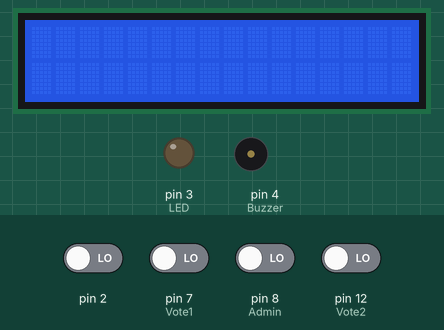
This sketch was run on a simulated Arduino Uno, built with avr-gcc and run on an emulated ATmega328P. On the bench: 16×2 character LCD, output pins drawn as LEDs (lit = HIGH), buzzer (waves = sounding). Dashed ring = blinking. The test bench sets the inputs (shaded band); at power-on: pin 2, pin 7 (Vote1), pin 8 (Admin), pin 12 (Vote2) LOW. What the sketch prints to the serial monitor is not drawn.

Above: at 1.2 s.
1.3 s: pin 8 (Admin) driven HIGH
At 2.8 s:
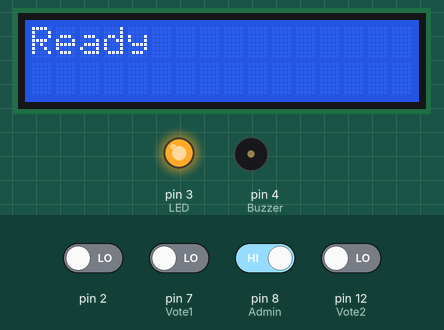
3.3 s: pin 7 (Vote1) driven HIGH
At 5.2 s:
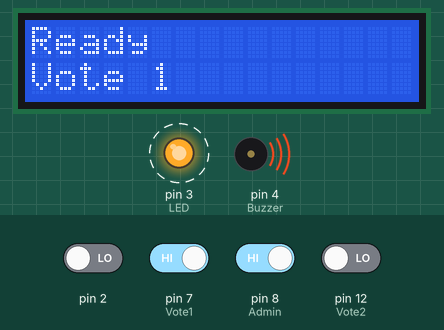
6.3 s: pin 2 driven HIGH
At 7.7 s:
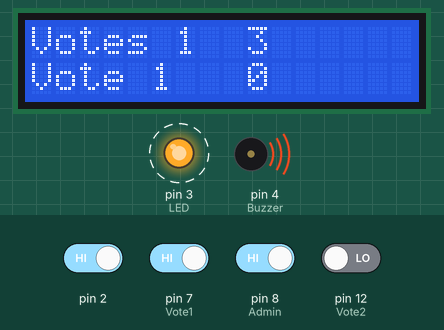
8.8 s: pin 12 (Vote2) driven HIGH
10.6 s: pin 7 (Vote1) driven LOW
At 11.8 s:
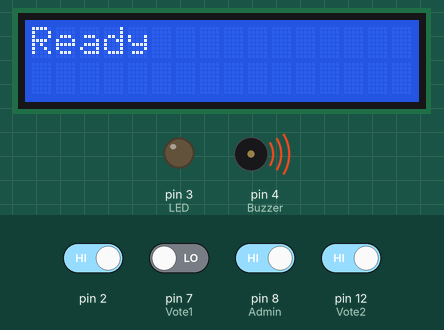
12.4 s: pin 8 (Admin) driven LOW
At 14.1 s:
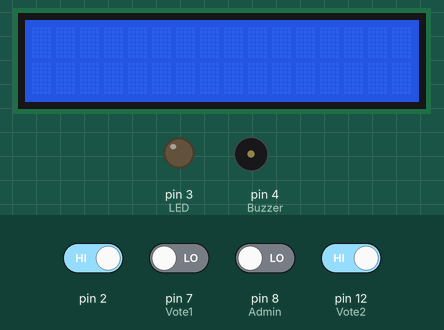
Timing chart, 0 to 15.1 s (numbered marks = the images above; inputs shaded):
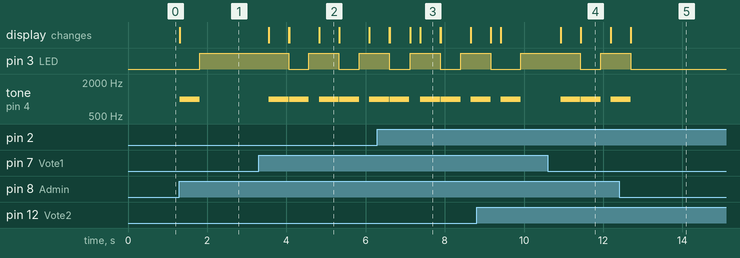

Measured:
- after the input at 1.3 s, pin 3 (LED): LOW → HIGH after 0.51 s; tone on pin 4 (Buzzer): silent → 1000 Hz at once, → silent 0.50 s later; the display: changes at once (image 1)
- after the input at 3.3 s, pin 3 (LED): alternates HIGH for 0.76 s and LOW for 0.51 s, starting after 0.76 s; tone on pin 4 (Buzzer): plays 1000 Hz for 0.50 s, 1000 Hz for 0.50 s, 1000 Hz for 0.50 s, 1000 Hz for 0.50 s, 1000 Hz for 0.20 s, starting after 0.26 s; the display: changes after 0.26 s (image 2)
- after the input at 6.3 s, the display: first differs from a run without the input after 0.83 s (image 3 shows a later state)
- after the input at 10.6 s, pin 3 (LED): HIGH → LOW after 0.82 s, → HIGH 0.51 s later; tone on pin 4 (Buzzer): goes 1000 Hz 0.50 s, silent 0.01 s, 1000 Hz 0.50 s, silent 0.26 s, then 1000 Hz, starting after 0.32 s; the display: first changes after 0.32 s (image 4 shows a later state)
- after the input at 12.4 s, pin 3 (LED): goes on until 12.7 s, then stays LOW; tone on pin 4 (Buzzer): goes on until 12.7 s, then stays silent
- what the display in image 2 shows lasts 0.5 s, from 4.8 s to 5.3 s
- what the display in image 4 shows lasts 0.8 s, from 11.4 s to 12.2 s

The sketch:

EVM_V2.ino
```cpp
#include <LiquidCrystal_I2C.h>

#include  <Wire.h>

int Admin = 8;
int Vote1 = 7;
int Vote2 = 12;
int Total = 2;

int LED = 3;
int Buzzer = 4;
int LED1 = 5;
int LED2 = 6;

bool READY = false;

int Admin_Status = 0;

int Total_votes = 0;
int Votes1 = 0;
int Votes2 = 0;

int tune = 1000;

volatile bool showTotal = false;

String string1 , string2 , string3;
LiquidCrystal_I2C lcd(0x27,  16, 2);
void setup() {
  // put your setup code here, to run once:
  Serial.begin(9600);
  pinMode(Admin , INPUT);
  pinMode(Vote1 , INPUT);
  pinMode(Vote2 , INPUT);

  pinMode(LED , OUTPUT);
  pinMode(Buzzer , OUTPUT);

  lcd.init();
  lcd.backlight();

  string1 = String("Vote 1 ");
  string2 = String("Vote 2 ");
  attachInterrupt(digitalPinToInterrupt(Total), change_total_State, RISING);
}
void change_total_State() {
  showTotal = true;
}
void display_total() {
  Serial.println("display");
  lcd.setCursor(0, 0);
  lcd.print("Votes 1  ");
  lcd.print(Votes1);

  lcd.setCursor(0, 1);
  lcd.print("Votes 2  ");
  lcd.print(Votes2);
  showTotal = false;
}
void UnReady(){
    // delay(500);
    tone(Buzzer,tune);
    delay(500);
    noTone(Buzzer);
    Total++;
    READY = false;
    digitalWrite(LED, LOW);
    digitalWrite(LED1, LOW);
    digitalWrite(LED2, LOW);
    lcd.clear();
}

void loop() {
  // put your main code here, to run repeatedly:
  Admin_Status = digitalRead(Admin);
  if(Admin_Status) {
    READY = true;
    lcd.clear();
    Serial.println(READY);
    lcd.setCursor(0, 0);
    lcd.print("Ready");
    tone(Buzzer,tune);
    delay(500);
    noTone(Buzzer);
  }
  if(showTotal) {
    display_total();
  }
  while(READY){
    lcd.setCursor(0, 1);
    digitalWrite(LED, HIGH);
    if(digitalRead(Vote1) ){
      delay(250);
      if(!digitalRead(Vote2)){
        Votes1++;
        string3 = string1 + Votes1;
        Serial.println(string3);
        lcd.print(string1);
        digitalWrite(LED1 , HIGH);
        UnReady();
        }
    }
    if(digitalRead(Vote2)){
      delay(250);
      if(!digitalRead(Vote1)){
        Votes2++;
        string3 = string2 + Votes2;
        Serial.println(string3);
        lcd.print(string2);
        digitalWrite(LED2 , HIGH);
        UnReady();
      }
    }
  }
}
```
